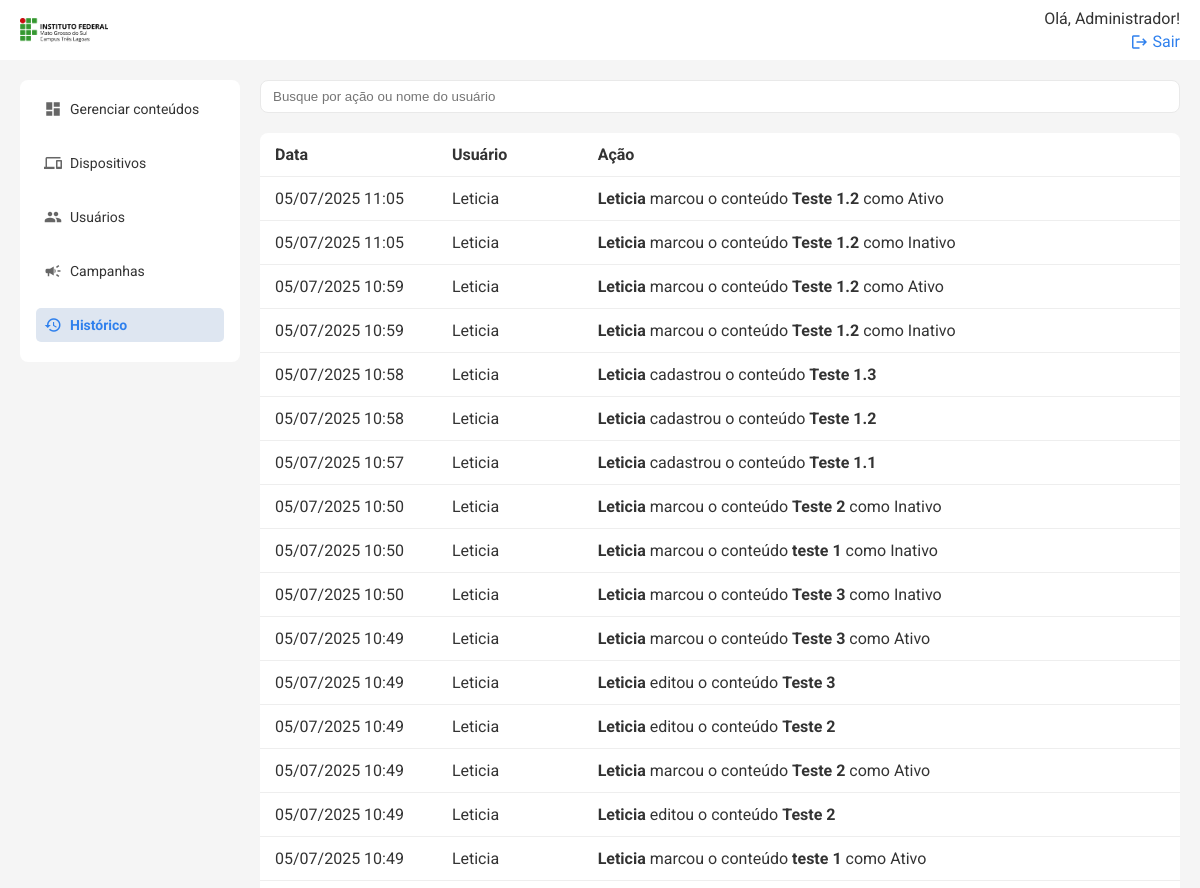
Before: /historico (signed in, upper part) with the older database file.
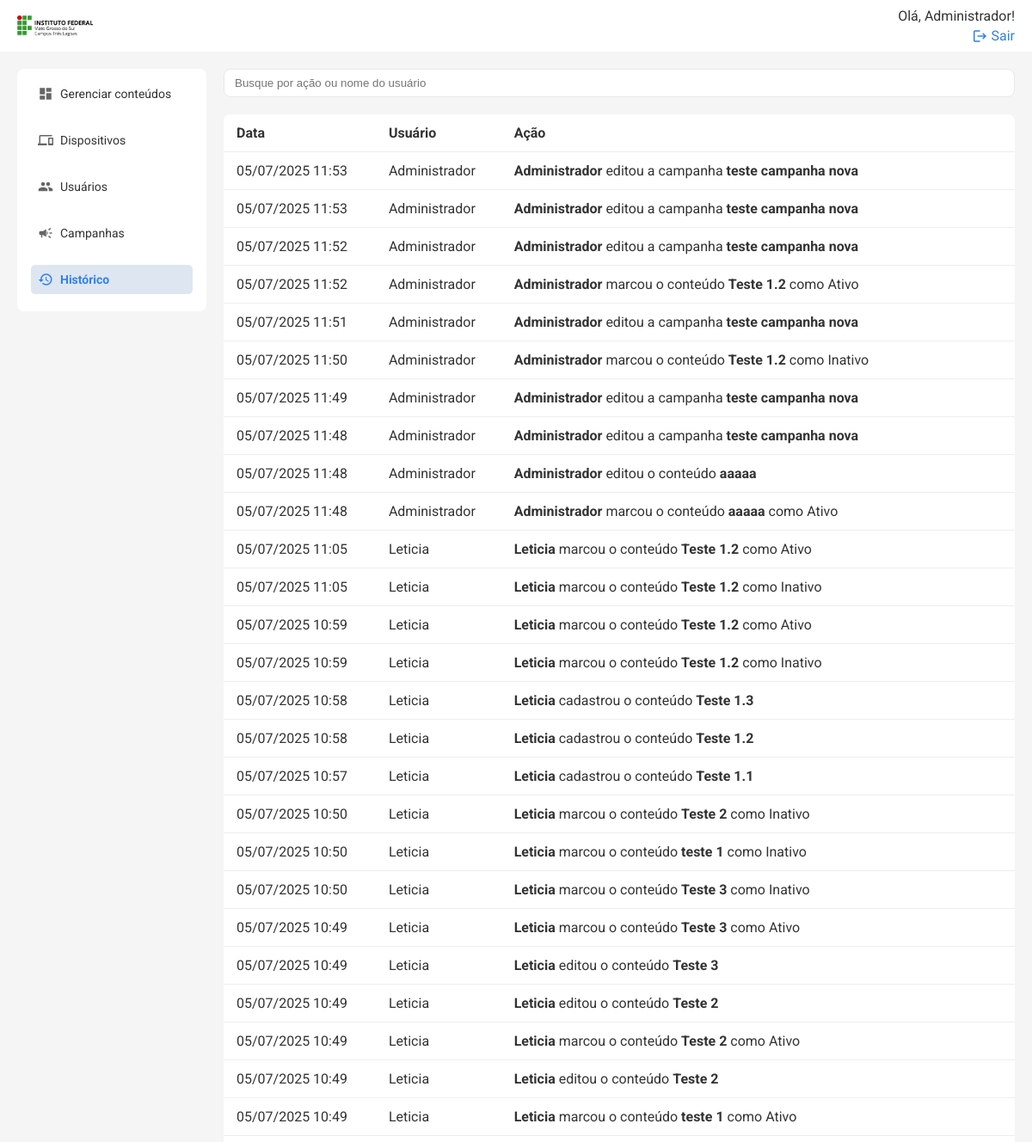
After: the same page with the newer database file.
### models.py (models this page shows, shortened)
class User(db.Model):
    id = db.Column(db.Integer, primary_key=True)
    name = db.Column(db.String(50), nullable=False)
    email = db.Column(db.String(120), nullable=False, unique=True)
    status = db.Column(db.String(10), nullable=False, default='Ativo')
    senha = db.Column(db.String(100), nullable=False)
    logUser = db.relationship('Log', backref=db.backref('user'))
    is_admin = db.Column(db.Boolean, default=False)

class Historico(db.Model):
    id = db.Column(db.Integer, primary_key=True)
    acao = db.Column(db.String(255), nullable=False)
    data = db.Column(db.DateTime, default=datetime.utcnow)
    usuario_id = db.Column(db.Integer, db.ForeignKey('user.id'))
    usuario = db.relationship('User', backref='historicos')

### routes/historico.py (the view)
@historico_bp.route('/historico')
@login_required
@admin_required
def listar_historico():
    registros = Historico.query.order_by(Historico.data.desc()).all()
    for r in registros:
        r.data_local = para_fuso_local(r.data)
        print("ORIGINAL:", registros[0].data)
        print("CONVERTIDO:", registros[0].data_local)
    return render_template('historico.html', historico=registros)

### timezone.py (called while the page is built)
def para_fuso_local(dt):
    if dt.tzinfo is None:
        from pytz import utc
        dt = utc.localize(dt)
    return dt.astimezone(FUSO_MS)

### templates/historico.html (shortened to what this page needs)
{% extends 'base.html' %} {% block title %}Histórico{% endblock %} {% block
content %}
<div class="search-cta">
    <input
        type="text"
        placeholder="Busque por ação ou nome do usuário"
        class="search"
        id="buscaHistorico"
    />
</div>
<table class="table">
    <thead>
        <tr>
            <th>Data</th>
            <th>Usuário</th>
            <th>Ação</th>
        </tr>
    </thead>
    <tbody id="historicoTableBody">
        {% for item in historico %}
        <tr>
            <td>{{ item.data_local.strftime('%d/%m/%Y %H:%M') }}</td>
            <td>{{ item.usuario.name if item.usuario else 'Sistema' }}</td>
            <td>{{ item.acao|safe }}</td>
        </tr>
        {% endfor %}
    </tbody>
</table>
{% endblock %}

### templates/base.html (shortened to what this page needs)
<!DOCTYPE html>
<html lang="pt-BR">
    <head>
        <link
            rel="stylesheet"
            href="{{ url_for('static', filename='styles.css') }}"
        />
    </head>
    <body>
        {% include 'topo.html' %}
        <div class="container">
            {% include 'menu.html' %}
            <main class="content">{% block content %}{% endblock %}</main>
        </div>
    </body>
</html>

### templates/topo.html (shortened to what this page needs)
<header class="topbar">
    <a href="{{ url_for('conteudos.listar_conteudos') }}" class="logo-topo">
        <img
            src="{{ url_for('static', filename='images/logo-ifms-tl.png') }}"
            alt="IFMS Logo"
            style="height: 24px; vertical-align: middle; margin-right: 8px"
        />
    </a>
    <div class="profile">
        {% if session['user_name'] %}
        <span>Olá, {{ session['user_name'] }}!</span>
        <a href="{{ url_for('auth.logout') }}">
            <span class="material-icons">logout</span>
            Sair
        </a>
        {% else %}
        <a href="{{ url_for('auth.login_usuario') }}">Entrar</a>
        {% endif %}
    </div>
</header>

### templates/menu.html
<aside class="sidebar">
    <nav>
        <a
            href="{{ url_for('conteudos.listar_conteudos') }}"
            class="{% if request.path == url_for('conteudos.listar_conteudos') %}active{% endif %}"
        >
            <span class="material-icons">dashboard</span>
            Gerenciar conteúdos
        </a>
        <a
            href="{{ url_for('telas.listar_dispositivos') }}"
            class="{% if request.path == url_for('telas.listar_dispositivos') %}active{% endif %}"
        >
            <span class="material-icons">devices</span>
            Dispositivos
        </a>
        {% if session.get('user_id') and session.get('is_admin') %}
        <a
            href="{{ url_for('users.listar_usuarios') }}"
            class="{% if request.path == url_for('users.listar_usuarios') %}active{% endif %}"
        >
            <span class="material-icons">people</span>
            Usuários
        </a>
        {% endif %}
        <a
            href="{{ url_for('campanhas.listar_campanhas') }}"
            class="{% if request.path == url_for('campanhas.listar_campanhas') %}active{% endif %}"
        >
            <span class="material-icons">campaign</span>
            Campanhas
        </a>
        {% if session.get('user_id') and session.get('is_admin') %}
        <a
            href="{{ url_for('historico.listar_historico') }}"
            class="{% if request.path == url_for('historico.listar_historico') %}active{% endif %}"
        >
            <span class="material-icons">history</span>
            Histórico
        </a>
        {% endif %}
    </nav>
</aside>

### static/styles.css (style rules this page uses)
* { box-sizing: border-box; }
body { margin: 0; font-family: 'Roboto', sans-serif; color: #333; background-color: #f5f5f5; }
.container { display: flex; height: 100vh; }
.sidebar { width: 220px; background: #ffffff; font-size: 14px; padding: 12px 16px 0 16px; box-sizing: border-box; margin: 80px 0 0 20px; border-radius: 8px; height: fit-content; }
.sidebar nav a { display: flex; align-items: center; gap: 8px; margin-bottom: 20px; text-decoration: none; color: #333; padding: 8px; border-radius: 5px; transition: background 0.3s; }
.sidebar nav a .material-icons { font-size: 20px; color: #666; }
.sidebar nav a.active .material-icons { color: #2f80ed; }
.sidebar nav a.active { background: #dee6f1; font-weight: bold; color: #2f80ed; }
.content { flex: 1; padding: 20px; overflow-y: auto; margin-top: 60px; box-sizing: border-box; }
.topbar { width: 100%; background: #ffffff; padding-inline: 20px; box-sizing: border-box; display: flex; justify-content: space-between; align-items: center; position: fixed; top: 0; left: 0; height: 60px; z-index: 100; }
.topbar .profile a { text-align: right; font-size: 16px; color: #2f80ed; text-decoration: none; display: flex; align-items: center; gap: 4px; }
.topbar .profile a .material-icons { font-size: 16px; }
.profile { display: flex; flex-direction: column; align-items: flex-end; gap: 4px; }
.search-cta { display: flex; gap: 12px; margin-bottom: 20px; }
.search { padding: 8px 12px; width: 100%; border: 1px solid #e9e9e9; border-radius: 8px; outline: none; }
.table { width: 100%; border-collapse: collapse; background: white; border-radius: 8px; overflow: hidden; }
.table th, .table td { padding: 12px 15px; border-bottom: 1px solid #eee; vertical-align: middle; }
.table th { text-align: left; }
.material-icons { font-size: 18px !important; vertical-align: middle; }

Changed rows visible on the page:
added Historico: data_local "05/07/2025 11:53", usuario "Administrador", acao "Administrador editou a campanha teste campanha nova"
added Historico: data_local "05/07/2025 11:53", usuario "Administrador", acao "Administrador editou a campanha teste campanha nova"
added Historico: data_local "05/07/2025 11:52", usuario "Administrador", acao "Administrador editou a campanha teste campanha nova"
added Historico: data_local "05/07/2025 11:52", usuario "Administrador", acao "Administrador marcou o conteúdo Teste 1.2 como Ativo"
added Historico: data_local "05/07/2025 11:51", usuario "Administrador", acao "Administrador editou a campanha teste campanha nova"
added Historico: data_local "05/07/2025 11:50", usuario "Administrador", acao "Administrador marcou o conteúdo Teste 1.2 como Inativo"
added Historico: data_local "05/07/2025 11:49", usuario "Administrador", acao "Administrador editou a campanha teste campanha nova"
added Historico: data_local "05/07/2025 11:48", usuario "Administrador", acao "Administrador editou a campanha teste campanha nova"
added Historico: data_local "05/07/2025 11:48", usuario "Administrador", acao "Administrador editou o conteúdo aaaaa"
added Historico: data_local "05/07/2025 11:48", usuario "Administrador", acao "Administrador marcou o conteúdo aaaaa como Ativo"
